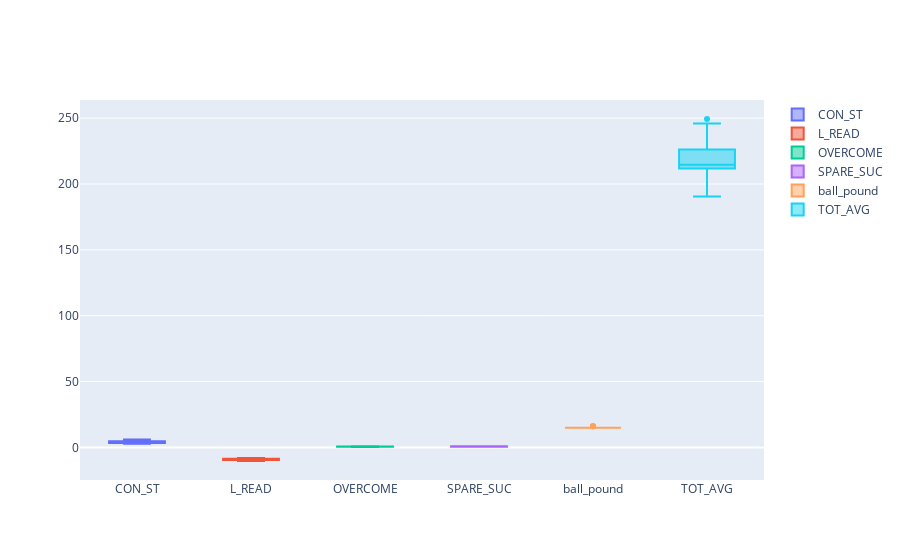

The cell this chart's notebook holds for it:
### Code cell
# 2. 피쳐 스케일링 - boxplot 확인
fig= go.Figure()
fig.add_traces(go.Box(y=bowling_m_3['CON_ST'],name='CON_ST'))
fig.add_traces(go.Box(y=bowling_m_3['L_READ'],name='L_READ'))
fig.add_traces(go.Box(y=bowling_m_3['OVERCOME'],name='OVERCOME'))
fig.add_traces(go.Box(y=bowling_m_3['SPARE_SUC'],name='SPARE_SUC'))
fig.add_traces(go.Box(y=bowling_m_3['ball_pound'],name='ball_pound'))
fig.add_traces(go.Box(y=bowling_m_3['TOT_AVG'],name='TOT_AVG'))

fig.show()

### Figure 1 — Plotly figure (JSON) as saved in the notebook; plotly's stock layout.template omitted (floating-point values rounded to 4 significant figures)
{"data": [{"name": "CON_ST", "type": "box", "y": [4.4, 5.75, 2.75, 4, 3.333, 4, 4.667, 4.667, 5.333, 3.333, 4.75, 3, 5.25, 3.333, 3.667, 4, 6, 3.667, 3.667]}, {"name": "L_READ", "type": "box", "y": [-9, -9.75, -9.25, -8.75, -8.667, -8, -8.333, -9, -9.333, -9.667, -9, -8, -10, -9.667, -8, -8.667, -10.33, -8.667, -10]}, {"name": "OVERCOME", "type": "box", "y": [0.6523, 0.6873, 0.475, 0.4556, 0.7832, 0.5933, 0.7776, 0.6901, 0.6, 0.6346, 0.55, 0.45, 0.4274, 0.7221, 0.3612, 0.336, 0.7554, 0.9326, 0.312]}, {"name": "SPARE_SUC", "type": "box", "y": [0.8118, 0.6596, 0.5424, 0.7682, 0.6246, 0.516, 0.8197, 0.4465, 0.5353, 0.5564, 0.6279, 0.6862, 0.8217, 0.7394, 0.7948, 0.7243, 0.712, 0.7228, 0.794]}, {"name": "ball_pound", "type": "box", "y": [15, 15, 15, 15, 15, 15, 15, 15, 15, 15, 16, 15, 16, 15, 15, 15, 16, 15, 15]}, {"name": "TOT_AVG", "type": "box", "y": [215.8, 246, 190.5, 212.5, 198.3, 196, 220, 224.3, 230.3, 213, 223.5, 195.8, 226.8, 211.7, 214.7, 211.7, 249.3, 227.7, 211.7]}], "layout": {}}
